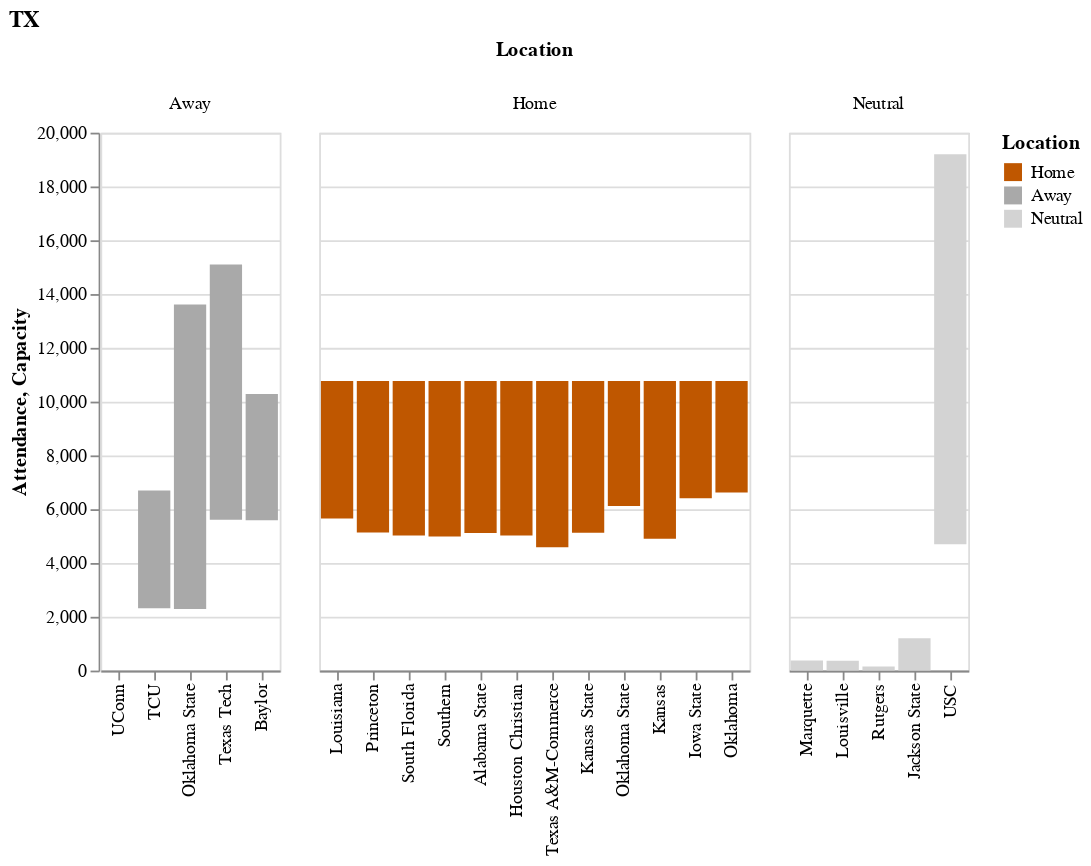

Notebook source saved alongside this figure:
### Code cell
chart = alt.Chart(df).mark_bar().encode(
    alt.X('Opponent:O', sort=data["Opponent"], title=None),
    alt.Y('Attendance'),
    alt.Y2('Capacity'),

    column='Location:N',
    color=alt.Color('Location',
                    scale=alt.Scale(
                        domain=['Home', 'Away', 'Neutral'],
                        range=[team_color, 'darkgray', 'lightgray']))
).properties(
    title="TX"
).resolve_scale(x='independent')

chart

### Figure 1 — Vega-Lite specification as saved in the notebook (floating-point values rounded to 4 significant figures)
{"config": {"view": {"continuousWidth": 400, "continuousHeight": 300}}, "data": {"name": "data-de12708e1bad1be744e60289367a3683"}, "mark": "bar", "encoding": {"color": {"field": "Location", "scale": {"domain": ["Home", "Away", "Neutral"], "range": ["#bf5700", "darkgray", "lightgray"]}, "type": "nominal"}, "column": {"field": "Location", "type": "nominal"}, "x": {"field": "Opponent", "sort": ["Louisiana", "UConn", "Marquette", "Louisville", "Rutgers", "Princeton", "South Florida", "Southern", "Alabama State", "Jackson State", "USC", "Houston Christian", "Texas A&M-Commerce", "Kansas State", "TCU", "Oklahoma State", "Kansas", "Iowa State", "Texas Tech", "Baylor", "Oklahoma", "Oklahoma State"], "title": null, "type": "ordinal"}, "y": {"field": "Attendance", "type": "quantitative"}, "y2": {"field": "Capacity"}}, "resolve": {"scale": {"x": "independent"}}, "title": "TX", "$schema": "https://vega.github.io/schema/vega-lite/v4.17.0.json", "datasets": {"data-de12708e1bad1be744e60289367a3683": [{"Opponent": "Louisiana", "Attendance": 5658, "Location": "Home", "Capacity": 10763, "Date": "Fri, Nov 11"}, {"Opponent": "UConn", "Attendance": 10167, "Location": "Away", "Capacity": 10167, "Date": "Mon, Nov 14"}, {"Opponent": "Marquette", "Attendance": 376, "Location": "Neutral", "Capacity": 0, "Date": "Sat, Nov 19"}, {"Opponent": "Louisville", "Attendance": 365, "Location": "Neutral", "Capacity": 0, "Date": "Sun, Nov 20"}, {"Opponent": "Rutgers", "Attendance": 155, "Location": "Neutral", "Capacity": 0, "Date": "Mon, Nov 21"}, {"Opponent": "Princeton", "Attendance": 5137, "Location": "Home", "Capacity": 10763, "Date": "Sun, Nov 27"}, {"Opponent": "South Florida", "Attendance": 5021, "Location": "Home", "Capacity": 10763, "Date": "Fri, Dec 2"}, {"Opponent": "Southern", "Attendance": 4987, "Location": "Home", "Capacity": 10763, "Date": "Sun, Dec 4"}, {"Opponent": "Alabama State", "Attendance": 5116, "Location": "Home", "Capacity": 10763, "Date": "Sun, Dec 11"}, {"Opponent": "Jackson State", "Attendance": 1200, "Location": "Neutral", "Capacity": 0, "Date": "Wed, Dec 14"}, {"Opponent": "USC", "Attendance": 4700, "Location": "Neutral", "Capacity": 19200, "Date": "Sun, Dec 18"}, {"Opponent": "Houston Christian", "Attendance": 5021, "Location": "Home", "Capacity": 10763, "Date": "Wed, Dec 21"}, {"Opponent": "Texas A&M-Commerce", "Attendance": 4589, "Location": "Home", "Capacity": 10763, "Date": "Wed, Dec 28"}, {"Opponent": "Kansas State", "Attendance": 5126, "Location": "Home", "Capacity": 10763, "Date": "Sat, Dec 31"}, {"Opponent": "TCU", "Attendance": 2317, "Location": "Away", "Capacity": 6700, "Date": "Wed, Jan 4"}, {"Opponent": "Oklahoma State", "Attendance": 2288, "Location": "Away", "Capacity": 13611, "Date": "Sat, Jan 7"}, {"Opponent": "Kansas", "Attendance": 4903, "Location": "Home", "Capacity": 10763, "Date": "Tue, Jan 10"}, {"Opponent": "Iowa State", "Attendance": 6405, "Location": "Home", "Capacity": 10763, "Date": "Sun, Jan 15"}, {"Opponent": "Texas Tech", "Attendance": 5604, "Location": "Away", "Capacity": 15098, "Date": "Wed, Jan 18"}, {"Opponent": "Baylor", "Attendance": 5593, "Location": "Away", "Capacity": 10284, "Date": "Sun, Jan 22"}, {"Opponent": "Oklahoma", "Attendance": 6623, "Location": "Home", "Capacity": 10763, "Date": "Wed, Jan 25"}, {"Opponent": "Oklahoma State", "Attendance": 6123, "Location": "Home", "Capacity": 10763, "Date": "Sat, Jan 28"}]}}
